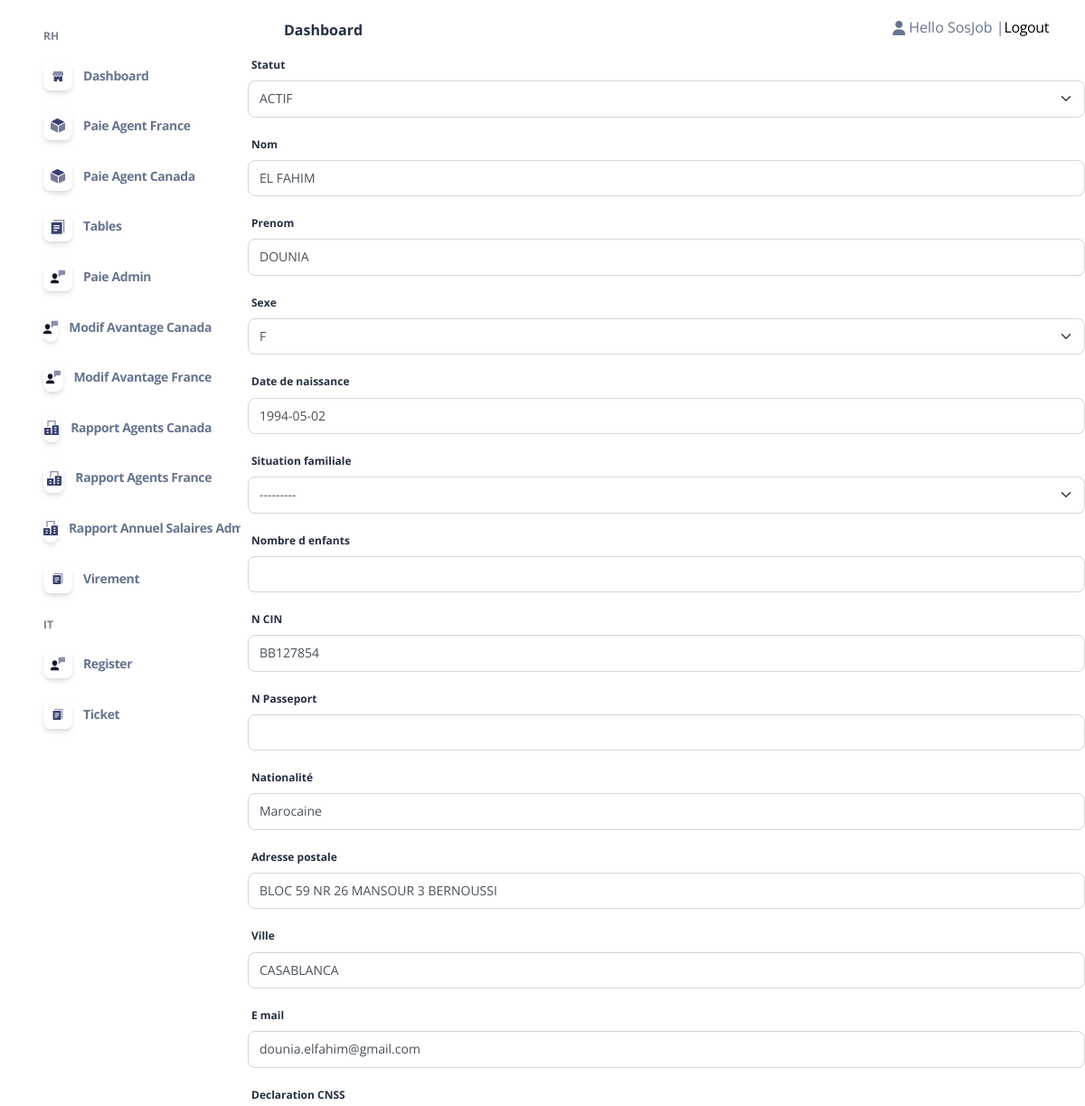
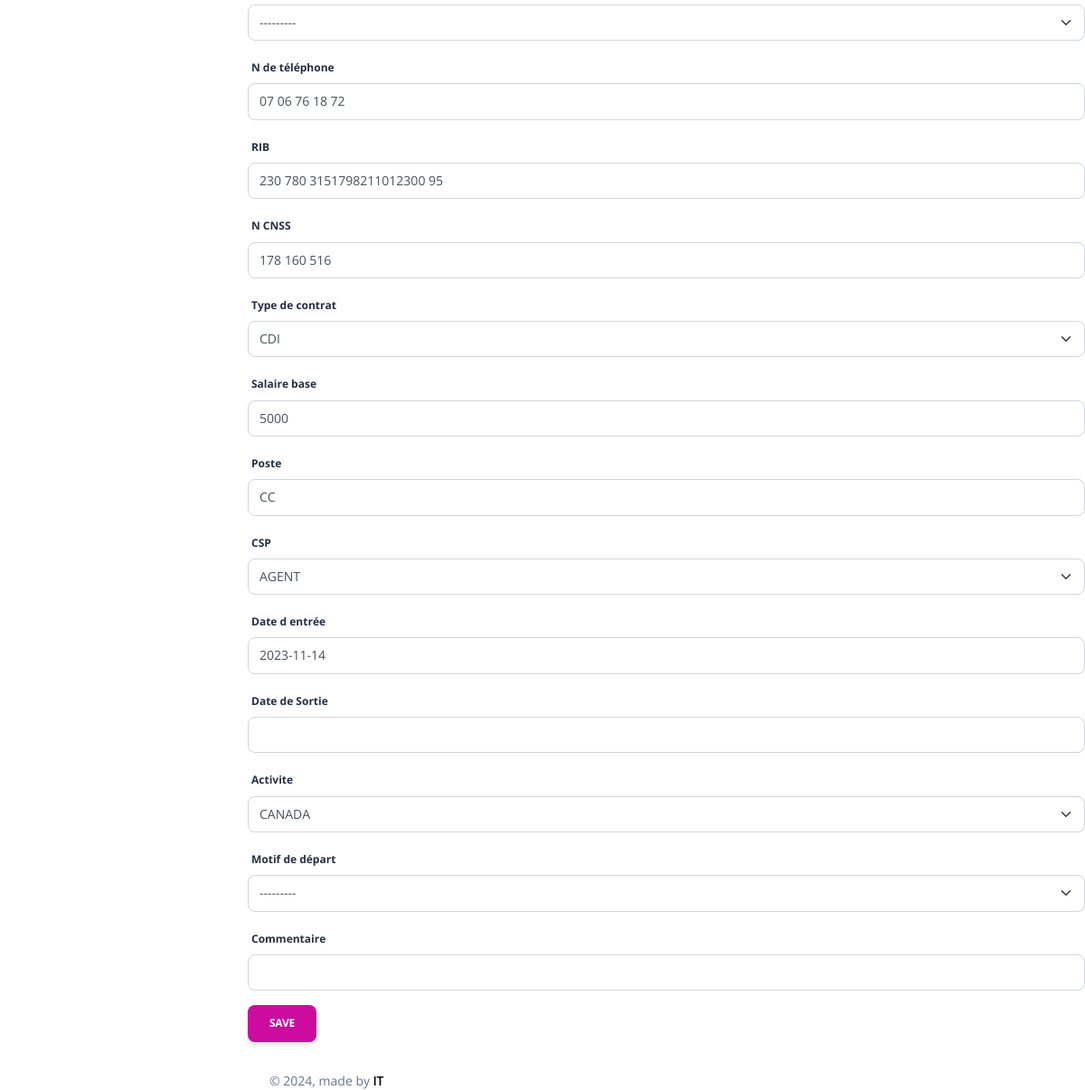
Before: /EditC/14 (signed in) with the older database file (2 pictures, top to bottom).
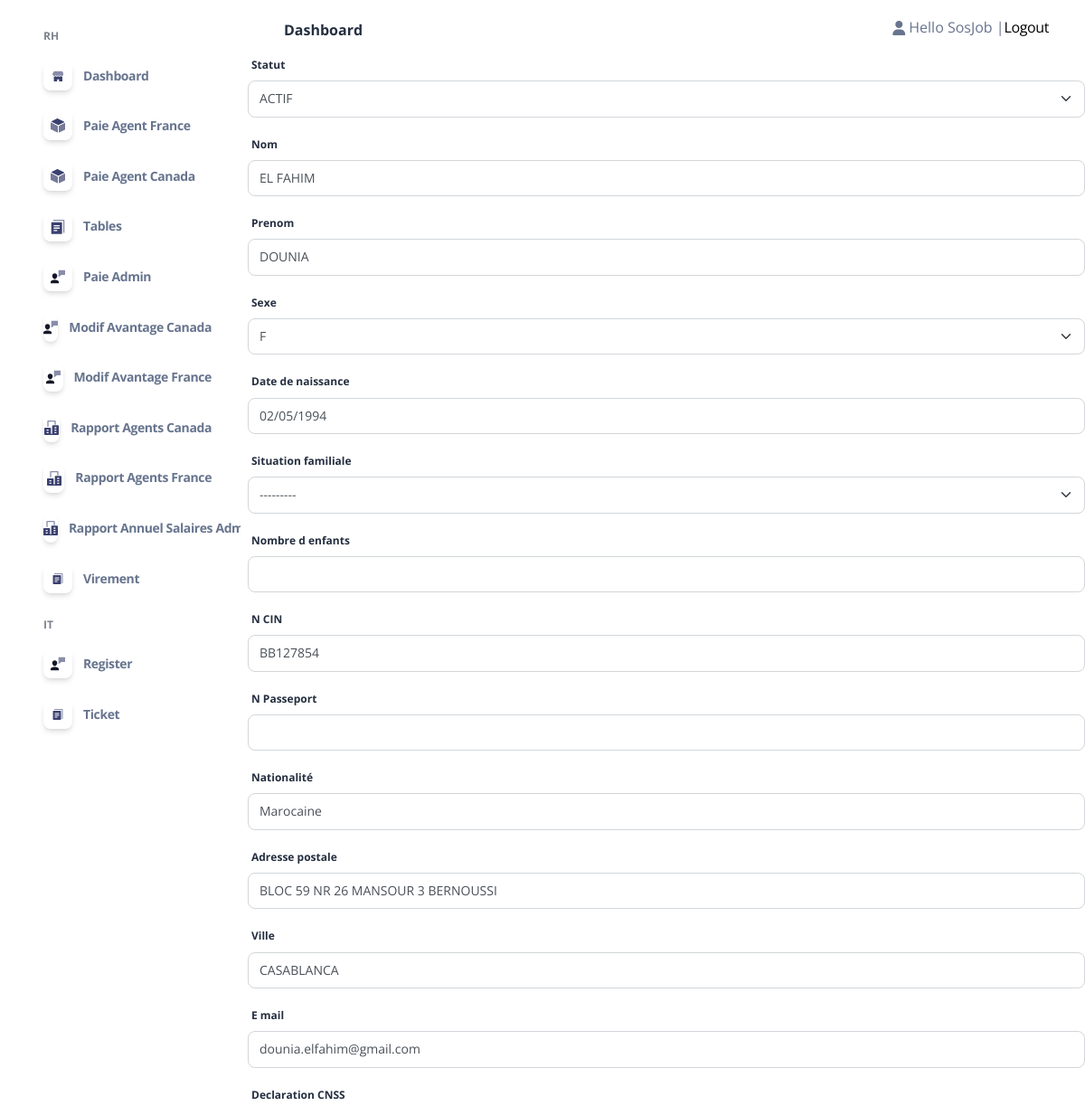
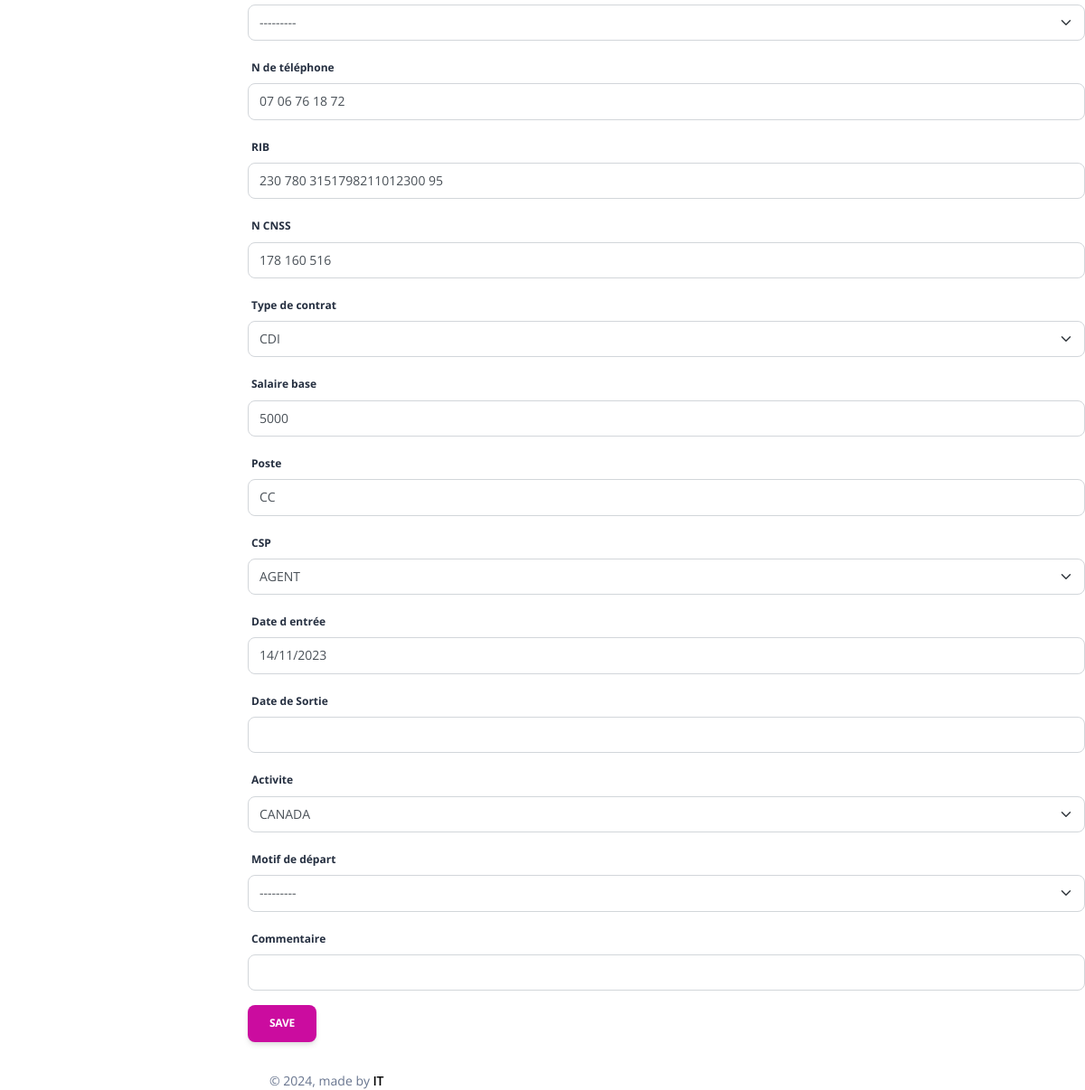
After: the same page with the newer database file (2 pictures, top to bottom).
### admin_Sos/models.py (models this page shows, shortened)
class Collaborateur(models.Model):
    Statut_P= (
        ('AGENT','AGENT'),
        ('CADRE','CADRE'),
        ('TECHNICIEN','TECHNICIEN'),
        ('STAGIAIRE','STAGIAIRE'),
    )
    STATUT_statut = (
        ('ACTIF','ACTIF'),
        ('INACTIF','INACTIF'),
        ('FORMATION','FORMATION'),
        ('STAGE','STAGE'),
    )
    STATUT_activite = (
        ('FRANCE','FRANCE'),
        ('CANADA','CANADA'),
    )
    STATUT_causededepart = (
        ('Demission','Demission'),
        ('Licenciement','Licenciement'),
        ('FPE','FPE'),
        ('Fin de contrat','Fin de contrat'),
        ('Comportement','Comportement'),
        ('Etudes','Etudes'),
        ('Sans motif(Volantaire)','Sans motif(Volantaire)'),
        ('Autre','Autre'),
    )
    Contart = (
        ('Etranger','Etranger'),
        ('Stage','Stage'),
        ('CDD','CDD'),
        ('CDI','CDI'),
    )
    TTGD = (
        ('Célibataire ','Célibataire'),
        ('Marié(e)','Marié(e)'),
        ('Divorcé(e)','Divorcé(e)'),
        ('Veuf(ve)','Veuf(ve)'),
    )
    statut_sexe = (
        ('H','H'),
        ('F','F'),
    )
    statut_TF = (
        ('OUI','OUI'),
        ('NON','NON'),
    )
    Statut = models.CharField(max_length=10,null=True,blank=True,choices=STATUT_statut)
    Nom = models.CharField(max_length=500,null=True,blank=True)
    Prenom = models.CharField(max_length=500,null=True,blank=True)
    Sexe = models.CharField(max_length=50,null=True,blank=True,choices=statut_sexe)
    Date_de_naissance = models.DateField(null=True,blank=True)
    Age = models.PositiveIntegerField(null=True,blank=True)
    Situation_familiale = models.CharField(max_length=100, null=True,blank=True,choices=TTGD)
    Nombre_d_enfants = models.FloatField(default=0, null=True,blank=True)
    N_CIN =models.CharField(default="-",max_length=120 ,null=True,blank=True)
    N_Passeport=models.CharField(default="-",max_length=300 ,null=True,blank=True)
    Nationalité=models.CharField(default="-",max_length=200,null=True,blank=True)
    Adresse_postale=models.CharField(default="-",max_length=200,null=True,blank=True)
    Ville=models.CharField(default="-",max_length=100,null=True,blank=True)
    E_mail= models.EmailField(null=True,blank=True)
    Declaration_CNSS= models.CharField(max_length=100,null=True,blank=True,choices=statut_TF)
    N_de_téléphone=models.CharField(max_length=200,null=True,blank=True)
    RIB = models.CharField(default="-",max_length=300,null=True,blank=True)
    N_CNSS= models.CharField(default="-",max_length=200,null=True,blank=True)
    Type_de_contrat= models.CharField(max_length=100,null=True,blank=True,choices=Contart)
    Salaire_base = models.PositiveBigIntegerField(default=0,null=True,blank=True)
    Nombre_de_Jour_Travaille_Admin= models.PositiveIntegerField(default=0,null=True,blank=True)
    Poste = models.CharField(max_length=100,null=True,blank=True)
    CSP = models.CharField(max_length=100,null=True,blank=True,choices=Statut_P)
    Date_d_entrée = models.DateField(null=True,blank=True)
    Date_de_Sortie = models.DateField(null=True,blank=True)
    anciennetee = models.IntegerField(default=0,null=True, blank=True)
    Motif_de_départ = models.CharField(default="-",max_length=1000,null=True,blank=True,choices=STATUT_causededepart)
    Commentaire = models.CharField(default="-",max_length=1000,null=True,blank=True)
    Prime_Produit = models.FloatField(default=0,null=True,blank=True)
    Nbre_d_heures_Travaillees= models.FloatField(default=0,null=True,blank=True)
    Planifier= models.FloatField(default=0,null=True,blank=True)
    Avance_sur_salaire = models.FloatField(default=0,null=True,blank=True)
    S_H = models.FloatField(default=0,null=True, blank=True)
    Activite=models.CharField(max_length=100,null=True,blank=True,choices=STATUT_activite)
    user =models.OneToOneField(User, null=True,blank=True,on_delete=models.CASCADE)

### admin_Sos/decorators.py (the view)
        def wrapper_func(request,*args, **kwargs):
            group=None
            if request.user.groups.exists():
                group= request.user.groups.all()[0].name
            if group == 'Admin':
                return view_func(request,*args, **kwargs)
            if group == 'Agent':
                return redirect('home')
            else:
                return redirect('login')

### admin_Sos/forms.py
class Collaborateurform(forms.ModelForm):
    class Meta:
        model=Collaborateur
        fields = ['Statut','Nom', 'Prenom','Sexe', 'Date_de_naissance','Situation_familiale','Nombre_d_enfants','N_CIN','N_Passeport','Nationalité','Adresse_postale','Ville','E_mail','Declaration_CNSS','N_de_téléphone','RIB','N_CNSS','Type_de_contrat','Salaire_base','Poste','CSP','Date_d_entrée','Date_de_Sortie','Activite','Motif_de_départ','Commentaire']

### admin_Sos/views.py (called while the page is built)
@login_required(login_url='login')
@admin_only
def EditCView(request,id):
    instance= Collaborateur.objects.get(id=id)
    if request.method == "POST":
        form = Collaborateurform(data=request.POST,files=request.FILES,instance=instance)
        if form.is_valid():
            form.save()
            return redirect('table')
    if request.method == "GET":
        form = Collaborateurform(instance=instance)
    return render(request,'admin_/EditC.html',{'form':form,'collaborateur':instance})

### Templates/admin_/EditC.html (shortened to what this page needs)
{% extends 'admin_/Base/homebase_admin.html' %}
{% block body %}{% include 'admin_/content/Modify/content_editC.html'%}{% endblock  %}

### Templates/admin_/Base/homebase_admin.html (shortened to what this page needs)
{% load static %}
<!DOCTYPE html>
<html lang="en">
<head>
  <link href="{% static '' %}Admin Page/assets/css/nucleo-icons.css" rel="stylesheet" />
  <link href="{% static '' %}Admin Page/assets/css/nucleo-svg.css" rel="stylesheet" />
  <link href="{% static '' %}Admin Page/assets/css/nucleo-svg.css" rel="stylesheet" />
  <link id="pagestyle" href="{% static '' %}Admin Page/assets/css/soft-ui-dashboard.css?v=1.0.2" rel="stylesheet" />
</head>
<body>
  {% include  'admin_/Base/header_admin.html' %}
        {% block body %}{% endblock  %}
        {% block foot %}
        {% include 'admin_/Base/footer_admin.html' %}
        {% endblock  %}
</body>
</html>

### Templates/admin_/Base/header_admin.html (shortened to what this page needs)
{% load static %}
<body class="g-sidenav-show h-100  bg-gray-100" style="background-color: white !important;">
  <aside class="sidenav navbar navbar-vertical navbar-expand-xs border-0 border-radius-xl my-3 fixed-left ms-3" id="sidenav-main">
    <div class="collapse navbar-collapse h-100 w-auto" id="sidenav-collapse-main">
      <ul class="navbar-nav">
        <li class="nav-item mt-3">
          <h6 class="ps-4 ms-2 text-uppercase text-xs font-weight-bolder opacity-6" style="font-weight: bold;!important">RH</h6>
        </li>
        <li class="nav-item">
          <a class="nav-link  {% if request.path == '/home_admin/' %}active{% endif %}" href="{% url 'home_admin' %}">
            <div class="icon icon-shape icon-sm shadow border-radius-md bg-white text-center me-2 d-flex align-items-center justify-content-center">
            </div>
            <span class="nav-link-text ms-1" style="font-weight: bold;!important">Dashboard</span>
          </a>
        </li>
        <li class="nav-item">
          <a class="nav-link {% if request.path == '/HW/' %}active{% endif %}" href="{% url 'tableF' %}">
            <div class="icon icon-shape icon-sm shadow border-radius-md bg-white text-center me-2 d-flex align-items-center justify-content-center">
            </div>
            <span class="nav-link-text ms-1"style="font-weight: bold;!important">Paie Agent France</span>
          </a>
        </li>
        <li class="nav-item">
          <a class="nav-link {% if request.path == '/HW/' %}active{% endif %}" href="{% url 'tableC' %}">
            <div class="icon icon-shape icon-sm shadow border-radius-md bg-white text-center me-2 d-flex align-items-center justify-content-center">
            </div>
            <span class="nav-link-text ms-1"style="font-weight: bold;!important">Paie Agent Canada</span>
          </a>
        </li>
        <li class="nav-item">
          <a class="nav-link {% if request.path == '/table/' %}active{% endif %} " href="{% url 'table' %}">
            <div class="icon icon-shape icon-sm shadow border-radius-md bg-white text-center me-2 d-flex align-items-center justify-content-center">
            </div>
            <span class="nav-link-text ms-1"style="font-weight: bold;!important">Tables</span>
          </a>
        </li>
        <li class="nav-item">
          <a class="nav-link {% if request.path == '/Salaire Admin/' %}active{% endif %} " href="{% url 'salaire_admin' %}">
            <div class="icon icon-shape icon-sm shadow border-radius-md bg-white text-center me-2 d-flex align-items-center justify-content-center">
            </div>
            <span class="nav-link-text ms-1"style="font-weight: bold;!important">Paie Admin</span>
          </a>
        </li>
        <li class="nav-item">
          <a class="nav-link {% if request.path == '/Salaire Modifier/' %}active{% endif %}  " href="{% url 'ModifSC' %}">
            <div class="icon icon-shape icon-sm shadow border-radius-md bg-white text-center me-2 d-flex align-items-center justify-content-center">
            </div>
            <span class="nav-link-text ms-1"style="font-weight: bold;!important">Modif Avantage Canada</span>
          </a>
        </li>
        <li class="nav-item">
          <a class="nav-link {% if request.path == '/Salaire Modifier/' %}active{% endif %}  " href="{% url 'ModifSF' %}">
            <div class="icon icon-shape icon-sm shadow border-radius-md bg-white text-center me-2 d-flex align-items-center justify-content-center">
            </div>
            <span class="nav-link-text ms-1"style="font-weight: bold;!important">Modif Avantage France</span>
          </a>
        </li>
        <li class="nav-item">
          <a class="nav-link  {% if request.path == '/rapport Agent/' %}active{% endif %} " href="{% url 'rapport Agent Canada' %}">
            <div class="icon icon-shape icon-sm shadow border-radius-md bg-white text-center me-2 d-flex align-items-center justify-content-center">
            </div>
            <span class="nav-link-text ms-1"style="font-weight: bold;!important">Rapport Agents Canada</span>
          </a>
        </li>
        <li class="nav-item">
          <a class="nav-link  {% if request.path == '/rapport Agent/' %}active{% endif %} " href="{% url 'rapport Agent France' %}">
            <div class="icon icon-shape icon-sm shadow border-radius-md bg-white text-center me-2 d-flex align-items-center justify-content-center">
            </div>
            <span class="nav-link-text ms-1"style="font-weight: bold;!important">Rapport Agents France</span>
          </a>
        </li>
        <li class="nav-item">
          <a class="nav-link {% if request.path == '/rapport Admin/' %}active{% endif %} " href="{% url 'rapport Admin' %}">
            <div class="icon icon-shape icon-sm shadow border-radius-md bg-white text-center me-2 d-flex align-items-center justify-content-center">
            </div>
            <span class="nav-link-text ms-1"style="font-weight: bold;!important">Rapport Annuel Salaires Admins</span>
          </a>
        </li>
        <li class="nav-item">
          <a class="nav-link {% if request.path == '/Virement/' %}active{% endif %} " href="{% url 'virement' %}">
            <div class="icon icon-shape icon-sm shadow border-radius-md bg-white text-center me-2 d-flex align-items-center justify-content-center">
            </div>
            <span class="nav-link-text ms-1"style="font-weight: bold;!important">Virement</span>
          </a>
        </li>
        <li class="nav-item mt-3">
          <h6 class="ps-4 ms-2 text-uppercase text-xs font-weight-bolder opacity-6" style="font-weight: bold;!important">IT</h6>
        </li>
        <li class="nav-item">
          <a class="nav-link {% if request.path == '/register/' %}active{% endif %} " href="{% url 'register' %}">
            <div class="icon icon-shape icon-sm shadow border-radius-md bg-white text-center me-2 d-flex align-items-center justify-content-center">
            </div>
            <span class="nav-link-text ms-1"style="font-weight: bold;!important">Register</span>
          </a>
        </li>
        <li class="nav-item">
          <a class="nav-link {% if request.path == '/test/' %}active{% endif %} " href="">
            <div class="icon icon-shape icon-sm shadow border-radius-md bg-white text-center me-2 d-flex align-items-center justify-content-center">
            </div>
            <span class="nav-link-text ms-1"style="font-weight: bold;!important">Ticket</span>
          </a>
        </li>
      </ul>
    </div>
  </aside>
  <main class="main-content mt-1 border-radius-lg">
    <nav class="navbar navbar-main navbar-expand-lg px-0 mx-4 shadow-none border-radius-xl" id="navbarBlur" navbar-scroll="true">
      <div class="container-fluid py-1 px-3">
        <nav aria-label="breadcrumb">
          <ol class="breadcrumb bg-transparent mb-0 pb-0 pt-1 px-0 me-sm-6 me-5">
          </ol>
          <h6 class="font-weight-bolder mb-0"style="font-weight: bold;!important;" >Dashboard</h6>
        </nav>
        <div class="collapse navbar-collapse mt-sm-0 mt-2 me-md-0 me-sm-4" id="navbar">
          <ul class="navbar-nav  justify-content-end">
            <li class="nav-item d-flex align-items-center">
              {% if request.user.is_authenticated%}
                <i class="fa fa-user me-sm-1"></i>
				    			    <div> Hello {{request.user}} | </a></div>
                      <div><a  href="{% url 'logout' %}" > Logout</a></div>
						  {% endif %}
            </li>
          </ul>
        </div>
      </div>
    </nav>

### Templates/admin_/content/Modify/content_editC.html (shortened to what this page needs)
{% load crispy_forms_tags %}
<form method="POST" enctype="multipart/form-data" data-url="{% url 'EditC' id=collaborateur.id %}" class="create-form">
   {{form|crispy}}
   <button type="submit" name="Ajouter" value="Ajouter" class="btn btn-primary">Save</button>
</form>

### Templates/admin_/Base/footer_admin.html (shortened to what this page needs)
{% load static %}
<footer class="footer pt-3">
        <div class="container-fluid">
          <div class="row align-items-center justify-content-lg-between">
            <div class="col-lg-6 mb-lg-0 mb-4">
              <div class="copyright text-center text-sm text-muted text-lg-left">
                © ,
                made by
                <a href="" class="font-weight-bold" target="_blank">IT</a>
              </div>
            </div>
          </div>
        </div>
      </footer>
  </main>
</body>

### static/Admin Page/assets/css/nucleo-svg.css (style rules this page uses)
.icon { display: inline-block; color: #111111; height: 1em; width: 1em; }
.icon-sm { height: 0.8em; width: 0.8em; }
.icon { fill: currentColor; stroke: none; }

Changed rows visible on the page:
changed Collaborateur "ACTIF": Date_de_naissance "1994-05-02" → "02/05/1994"; Date_d_entrée "2023-11-14" → "14/11/2023"
